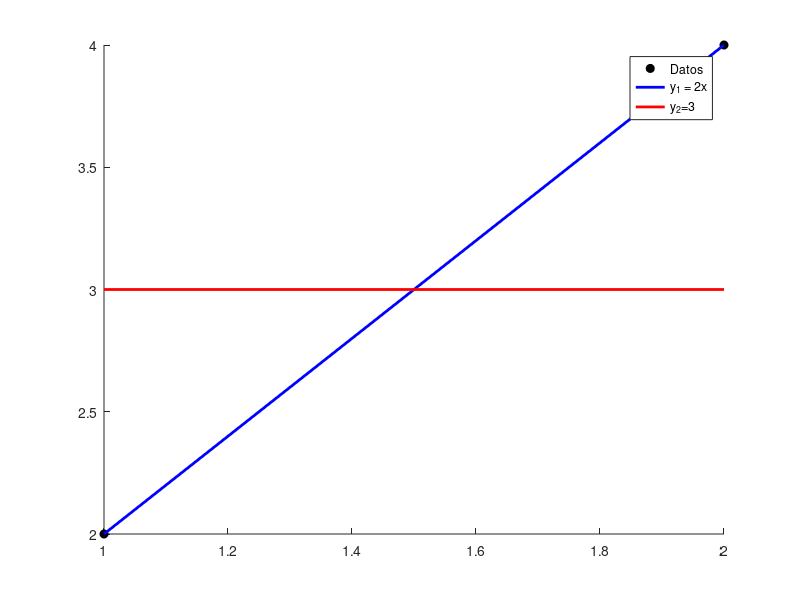

Here is the MATLAB script that generated this plot: (Note: this script raises an error after producing the figure.)
%Curve Fitting

%ejemplos residual lineal

a = [1 2];
b = [2 4];
hf = figure
hold on
plot(a,b,'ok','MarkerFaceColor','k')
plot([1,2],[2,4],'b','LineWidth',2)
plot([1,2],[3,3],'r','LineWidth',2)
lgd = legend('Datos','y_1 = 2x','y_2=3','Location','best')
lgd.FontSize=12
xlim([0.8,2.2])
ylim([1.8,4.2])
grid on
set(get(hf,'CurrentAxes'),'GridAlpha',0.6);

%%
%ejemplos residual lineal

a = [1 2 3 4 5 6];
b = [4 4 4 -7 4 4];
hf = figure
hold on
plot(a,b,'ok','MarkerFaceColor','k')
plot([1,6],[mean(b),mean(b)],'b','LineWidth',2)

f =@(x) -0.3143*x+3.26;
plot(a,f(a))

xlim([0.8,6.2])
ylim([-8,4.5])
grid on
set(get(hf,'CurrentAxes'),'GridAlpha',0.6);





%% Least-Squares

%f = @(x) 2*x + 1 + 2*randn(size(x));
f = @(x) 2*x + 1;
x   =  [1 2 3 4 5 6 7];
y  =  [3.93 4.58 8.25 9.36 8.94 14.89 15.61];
figure()
plot(x,y,'or','MarkerFaceColor','r')

n=length(x);
sx = sum(x); 
sy = sum(y);
mx = mean(x);
my = mean(y);
sx2 = sum(x.^2);
sxy = sum(x.*y);

a = (n*sxy - sx*sy) / (n*sx2 - sx^2);
b = my - a*mx;
hf = figure()
hold on
plot(x,y,'or','MarkerFaceColor','r')
plot(x,a*x+b,'b','LineWidth',2)
lgd = legend('DataPoints', 'y =2.0125 x +1.31','Location','best' )
lgd.FontSize=12
grid on
set(get(hf,'CurrentAxes'),'GridAlpha',0.6);


%%
hf = figure(3)
hold on
plot(x,y,'or','MarkerFaceColor','r')
plot([x(1),x(end)],[my,my],'b','LineWidth',2)
grid on
set(get(hf,'CurrentAxes'),'GridAlpha',0.6);

%%  Linealizacion exponencial

x=1:.1:2;
f = @(x) 2* exp(2*x);
hf = figure()
plot(x,f(x),'LineWidth',2)
grid on
set(get(hf,'CurrentAxes'),'GridAlpha',0.6);
xlabel('x')
ylabel('y')

hf = figure()
plot(x,log(f(x)),'LineWidth',2)
xlabel('x')
ylabel('ln(y)')
grid on
set(get(hf,'CurrentAxes'),'GridAlpha',0.6);

%%  Linealizacion potencia

x=1:.1:5;
f = @(x) 3* x.^2;
hf = figure()
plot(x,f(x),'LineWidth',2)
grid on
set(get(hf,'CurrentAxes'),'GridAlpha',0.6);
xlabel('x')
ylabel('y')

hf = figure()
plot(log(x),log(f(x)),'LineWidth',2)
xlabel('ln(x)')
ylabel('ln(y)')
grid on
set(get(hf,'CurrentAxes'),'GridAlpha',0.6);



%%

x = [2 4];
y = [4 8];
hf =figure()
hold on
plot(x,y,'or','MarkerFaceColor','r')
plot(x,y,'k','LineWidth',1.5)
plot(x,[y(1),y(1)],'k')
plot([x(2),x(2)],y,'k')
plot(3,6,'og','MarkerFaceColor','g')
plot([x(1),x(1)],[y(1),6],'r')
plot([x(1),3],[6,6],'r')

